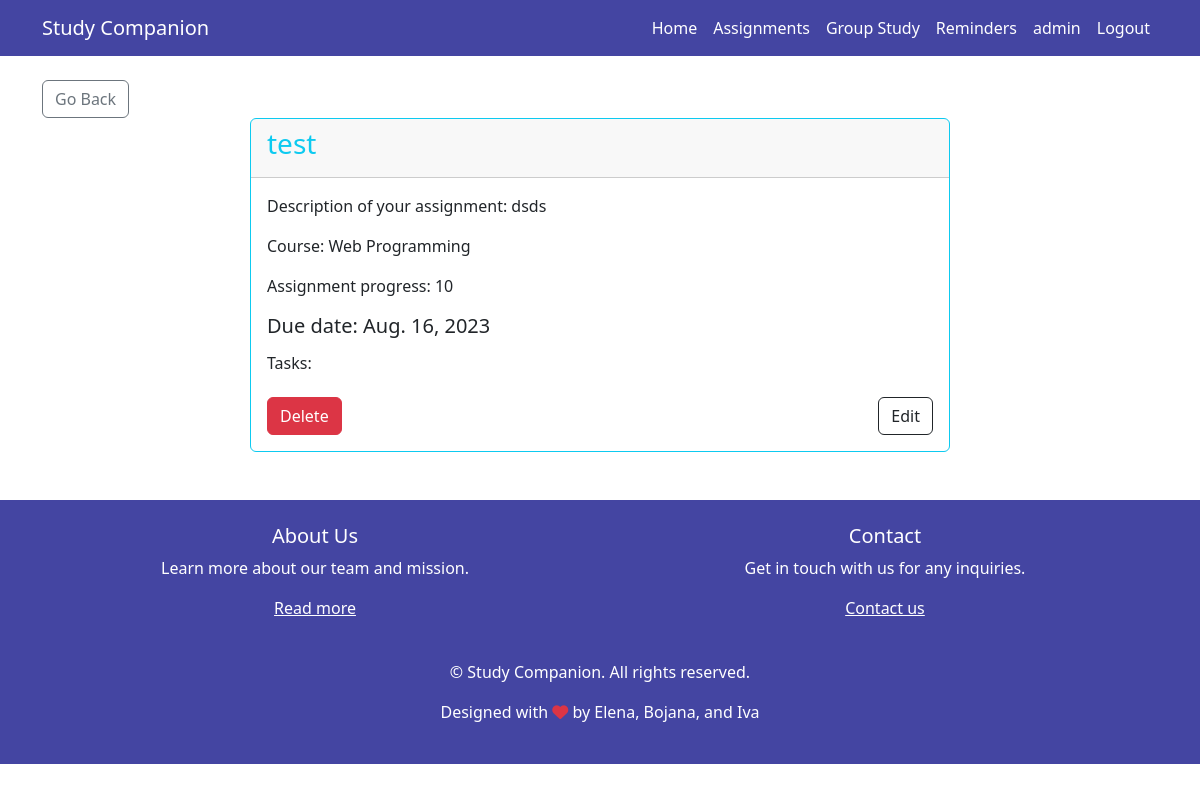
The app's page /assignments/details/3 (signed in) with its own data.
### app/models.py (models this page shows, shortened)
class CustomUser(AbstractUser):
    name = models.CharField(max_length=100)
    surname = models.CharField(max_length=100)
    objects = CustomUserManager()

class Assignment(models.Model):
    PROGRESS_CHOICES = [(i, str(i)) for i in range(11)]
    id = models.AutoField(primary_key=True)
    name = models.CharField(max_length=200)
    course = models.ForeignKey(Course, on_delete=models.CASCADE)
    user = models.ForeignKey(CustomUser, on_delete=models.CASCADE)
    description = models.TextField()
    progress = models.IntegerField(choices=PROGRESS_CHOICES, default=0)
    due_date = models.DateField(default=datetime.now() + timedelta(days=7))
    tasks = models.ManyToManyField('Task', related_name='assignments')

class Course(models.Model):
    name = models.CharField(max_length=100)
    def __str__(self):
        return f"{self.name}"

### app/views.py (the view)
# urls.py: path('assignments/details/<str:name>', views.assignment_details, name='assignment_details'),
def assignment_details(request, name):
    assignment = Assignment.objects.get(id=name)
    tasks = Task.objects.all()
    source = None
    referer = request.META.get('HTTP_REFERER')
    if referer:
        parsed_url = urlparse(referer)
        source = parsed_url.path
    context = {"assignment": assignment, "tasks": tasks, "source": source}
    return render(request, "assignment_details.html", context=context)

### templates/assignment_details.html (shortened to what this page needs)
{% extends "base.html" %}
{% block content %}
    {% if user.is_authenticated %}
        <div class="container">
            <a href="{% if source == '/' %}{% url 'home' %}{% else %}{% url 'assignments' %}{% endif %}"
               class="btn btn-outline-secondary">Go Back</a>
            <div class="card border-info mb-3 mx-auto" style="max-width: 700px">
                <div class="card-header">
                    <h3 class="card-title text-info">{{ assignment.name }}</h3>
                </div>
                <div class="card-body">
                    <p class="card-text">Description of your assignment: {{ assignment.description }}</p>
                    <p class="card-text">Course: {{ assignment.course }}</p>
                    <p class="card-text">Assignment progress: {{ assignment.progress }}</p>
                    <h5 class="card-text">Due date: {{ assignment.due_date }}</h5>
                    <h6 class="mt-3">Tasks:</h6>
                    <div class="d-flex mt-3">
                        <div class="text-left">
                            <a href="{% url 'delete_assignment' name=assignment.id %}"
                               class="btn btn-danger">Delete</a>
                        </div>
                        <div class="text-right ml-auto">
                            <a href="{% url 'edit_assignment' assignment.id %}" class="btn btn-outline-dark">Edit</a>
                        </div>
                    </div>
                </div>
            </div>
        </div>
    {% else %}
        {% include "unauthenticated_message.html" %}
    {% endif %}
{% endblock %}

### templates/base.html (shortened to what this page needs)
<!DOCTYPE html>
<html>
<head>
    <link rel="stylesheet" href="https://stackpath.bootstrapcdn.com/bootstrap/4.5.2/css/bootstrap.min.css">
    <link rel="stylesheet" href="https://cdnjs.cloudflare.com/ajax/libs/font-awesome/6.0.0-beta3/css/all.min.css">
    <link rel="stylesheet" href="https://cdn.jsdelivr.net/npm/bootstrap@5.3.0-alpha1/dist/css/bootstrap.min.css">
    <link rel="stylesheet" href="https://cdn.jsdelivr.net/npm/flatpickr@4.6.9/dist/flatpickr.min.css">
    <link rel="stylesheet" href="https://code.jquery.com/ui/1.12.1/themes/base/jquery-ui.css">
</head>
</head>
<body>
<nav class="navbar navbar-expand-lg navcolor text-white">
    <div class="container">
        <a class="navbar-brand text-white" href="/">Study Companion</a>
        <div class="collapse navbar-collapse" id="navbarNav">
            <ul class="navbar-nav ml-auto">
                <li class="nav-item">
                    <a class="nav-link" href="/">Home</a>
                </li>
                {% if user.is_authenticated %}
                    <li class="nav-item">
                        <a class="nav-link" href="/assignments/">Assignments</a>
                    </li>
                    <li class="nav-item">
                        <a class="nav-link" href="/group_study/">Group Study</a>
                    </li>
                    <li class="nav-item">
                        <a class="nav-link" href="/reminders/">Reminders</a>
                    </li>
                    <li class="nav-item">
                        <a class="nav-link" href="/admin/">{{ user.username }}</a>
                    </li>
                    <li class="nav-item">
                        <a class="nav-link" href="/logout/">Logout</a>
                    </li>
                {% endif %}
            </ul>
        </div>
    </div>
</nav>
<div class="mt-4">
    {% block content %}
    {% endblock %}
</div>
<footer class="navcolor text-white py-4 mt-5">
    {% if user.is_authenticated  %}
    <div class="container text-center">
        <div class="row d-flex justify-content-center">
            <div class="col-md-6">
                <h5>About Us</h5>
                <p>Learn more about our team and mission.</p>
                <ul class="list-unstyled">
                    <li>
                        <a href="/about/" class="text-white">Read more</a>
                    </li>
                </ul>
            </div>
            <div class="col-md-6">
                <h5>Contact</h5>
                <p>Get in touch with us for any inquiries.</p>
                <ul class="list-unstyled">
                    <li>
                        <a href="/contact/" class="text-white">Contact us</a>
                    </li>
                </ul>
            </div>
        </div>
    </div>
    <div class="container mt-4 text-center">
        <p>&copy; {{ year }} Study Companion. All rights reserved.</p>
        <p>Designed with <i class="fas fa-heart text-danger"></i> by Elena, Bojana, and Iva</p>
    </div>
    {% else %}
        <div class="container mt-4 text-center">
            <p>&copy; {{ year }} Study Companion. All rights reserved.</p>
            <p>Designed with <i class="fas fa-heart text-danger"></i> by Elena, Bojana, and Iva</p>
        </div>
    {% endif %}
</footer>
</body>
</html>

### templates/base.html (style rules this page uses)
.navcolor { background-color: #4445a2; }
.navbar .nav-link { color: white; }

### records on screen
CustomUser: username "admin"
Assignment: name "test", description "dsds", course "Web Programming", progress "10", due_date "Aug. 16, 2023"
